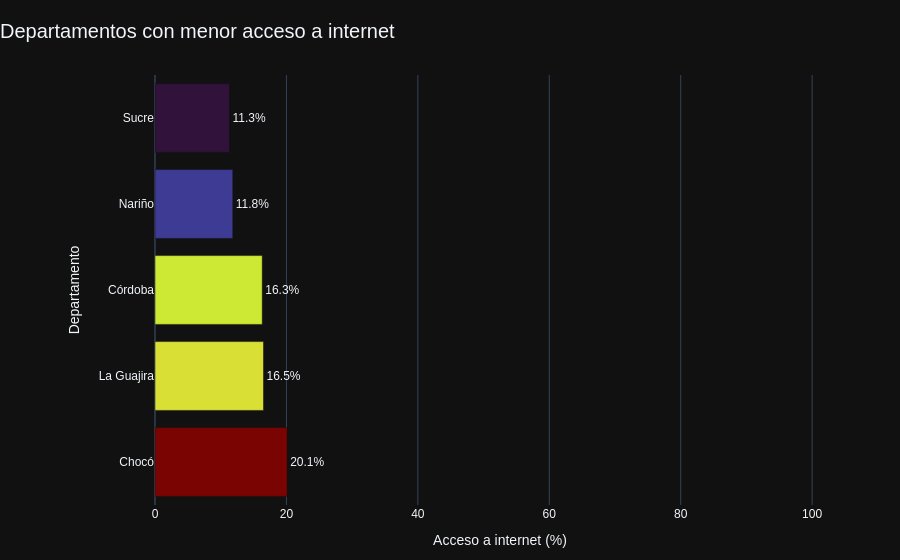

Here is the notebook cell this chart was saved with:
### Code cell
fig_internet = px.bar(
    brecha_top5,
    x="pct_acceso_internet",
    y="departamento",
    orientation="h",
    text="pct_acceso_internet",
    title="Departamentos con menor acceso a internet",
    labels={
        "departamento": "Departamento",
        "pct_acceso_internet": "Acceso a internet (%)",
    },
    color="pct_acceso_internet",
    color_continuous_scale=px.colors.sequential.Turbo,
    template="plotly_dark",
)
fig_internet.update_traces(
    texttemplate="%{text:.1f}%",
    textposition="outside",
    cliponaxis=False,
)
fig_internet.update_layout(
    title={"x": 0, "xanchor": "left", "font": {"size": 20}},
    font={"family": "Arial, sans-serif", "size": 12},
    xaxis={"title": "Acceso a internet (%)", "range": [0, 105], "showgrid": True, "gridcolor": "#34445A"},
    yaxis={"title": "Departamento", "categoryorder": "array", "categoryarray": brecha_top5["departamento"].tolist(), "autorange": "reversed"},
    coloraxis_showscale=False,
    margin={"l": 155, "r": 55, "t": 75, "b": 55},
)
fig_internet.show()

### Figure 1 — Plotly figure (JSON) as saved in the notebook; plotly's stock layout.template omitted (floating-point values rounded to 4 significant figures)
{"data": [{"cliponaxis": false, "hovertemplate": "Acceso a internet (%)=%{marker.color}<br>Departamento=%{y}<extra></extra>", "legendgroup": "", "marker": {"color": [11.34, 11.84, 16.32, 16.51, 20.11], "coloraxis": "coloraxis", "pattern": {"shape": ""}}, "name": "", "orientation": "h", "showlegend": false, "text": [11.34, 11.84, 16.32, 16.51, 20.11], "textposition": "outside", "texttemplate": "%{text:.1f}%", "type": "bar", "x": [11.34, 11.84, 16.32, 16.51, 20.11], "xaxis": "x", "y": ["Sucre", "Nariño", "Córdoba", "La Guajira", "Chocó"], "yaxis": "y"}], "layout": {"barmode": "relative", "coloraxis": {"autocolorscale": false, "colorbar": {"title": {"text": "Acceso a internet (%)"}}, "colorscale": [[0, "#30123b"], [0.07143, "#4145ab"], [0.1429, "#4675ed"], [0.2143, "#39a2fc"], [0.2857, "#1bcfd4"], [0.3571, "#24eca6"], [0.4286, "#61fc6c"], [0.5, "#a4fc3b"], [0.5714, "#d1e834"], [0.6429, "#f3c63a"], [0.7143, "#fe9b2d"], [0.7857, "#f36315"], [0.8571, "#d93806"], [0.9286, "#b11901"], [1, "#7a0402"]], "showscale": false}, "font": {"family": "Arial, sans-serif", "size": 12}, "legend": {"tracegroupgap": 0}, "margin": {"b": 55, "l": 155, "r": 55, "t": 75}, "title": {"font": {"size": 20}, "text": "Departamentos con menor acceso a internet", "x": 0, "xanchor": "left"}, "xaxis": {"anchor": "y", "domain": [0, 1], "gridcolor": "#34445A", "range": [0, 105], "showgrid": true, "title": {"text": "Acceso a internet (%)"}}, "yaxis": {"anchor": "x", "autorange": "reversed", "categoryarray": ["Sucre", "Nariño", "Córdoba", "La Guajira", "Chocó"], "categoryorder": "array", "domain": [0, 1], "title": {"text": "Departamento"}}}}
